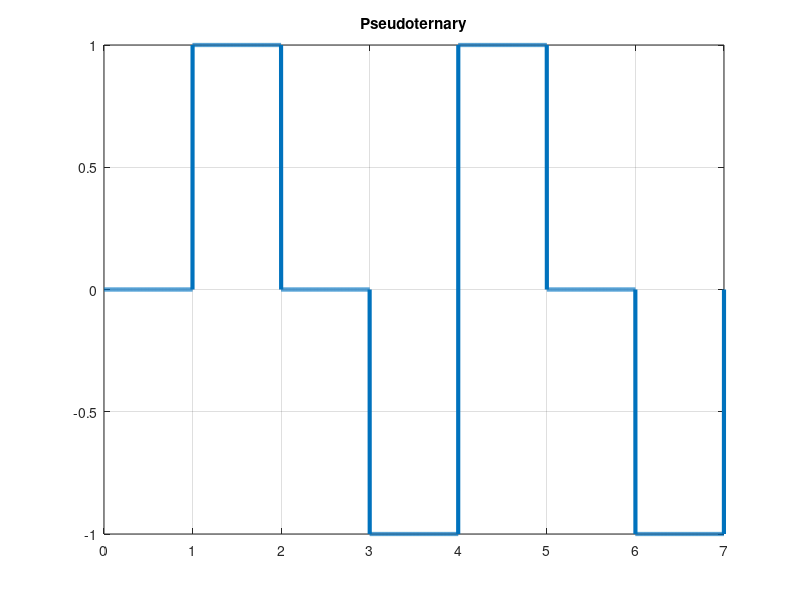

Recreate this plot in MATLAB.
bits = [1 0 1 0 0 1 0];
bitrate  = 1;
n = 1000;

T = length(bits) / bitrate;
N = length(bits) * n;
dt = T/N;
t = 0 : dt : T;

x = zeros(1, length(t));
lastbit = -1;

for i = 1:length(bits)
  if bits(i) == 0
    x((i-1)*n+1 : n*i) = -lastbit;
    lastbit = -lastbit;
  endif
end

plot(t, x, 'LineWidth', 3);
title('Pseudoternary');
grid on;


% Decode
lastbit = 1;
counter = 0;
result = [];

for i = 1 : length(t)
  if counter < t(i)
    counter = counter + 1;

    if x(i) == -lastbit
      result(counter) = 1;
      lastbit = -lastbit;

    else
      result(counter) = 0;
    endif
  endif
end

disp(result);













